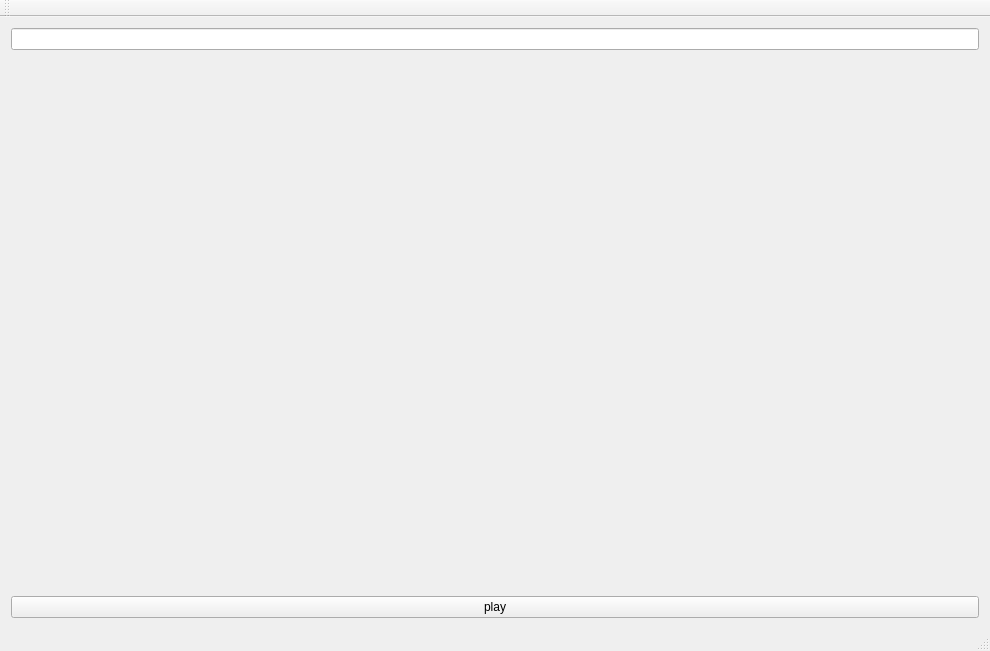
<?xml version="1.0" encoding="UTF-8"?>
<ui version="4.0">
 <class>PCLVisualizerClass</class>
 <widget class="QMainWindow" name="PCLVisualizerClass">
  <property name="geometry">
   <rect>
    <x>0</x>
    <y>0</y>
    <width>990</width>
    <height>651</height>
   </rect>
  </property>
  <property name="windowTitle">
   <string>PCLVisualizer</string>
  </property>
  <widget class="QWidget" name="centralWidget">
   <layout class="QGridLayout" name="gridLayout">
    <item row="0" column="0" colspan="2">
     <widget class="QLineEdit" name="mainfest_url">
      <property name="minimumSize">
       <size>
        <width>933</width>
        <height>20</height>
       </size>
      </property>
     </widget>
    </item>
    <item row="1" column="0" colspan="2">
     <widget class="QVTKWidget" name="qvtkWidget"/>
    </item>
    <item row="2" column="0" colspan="2">
     <widget class="QPushButton" name="button_play">
      <property name="text">
       <string>play</string>
      </property>
     </widget>
    </item>
   </layout>
  </widget>
  <widget class="QMenuBar" name="menuBar">
   <property name="geometry">
    <rect>
     <x>0</x>
     <y>0</y>
     <width>990</width>
     <height>23</height>
    </rect>
   </property>
  </widget>
  <widget class="QToolBar" name="mainToolBar">
   <attribute name="toolBarArea">
    <enum>TopToolBarArea</enum>
   </attribute>
   <attribute name="toolBarBreak">
    <bool>false</bool>
   </attribute>
  </widget>
  <widget class="QStatusBar" name="statusBar"/>
 </widget>
 <layoutdefault spacing="6" margin="11"/>
 <customwidgets>
  <customwidget>
   <class>QVTKWidget</class>
   <extends>QWidget</extends>
   <header>QVTKWidget.h</header>
  </customwidget>
 </customwidgets>
 <resources>
  <include location="PCLVisualizer.qrc"/>
 </resources>
 <connections/>
</ui>
